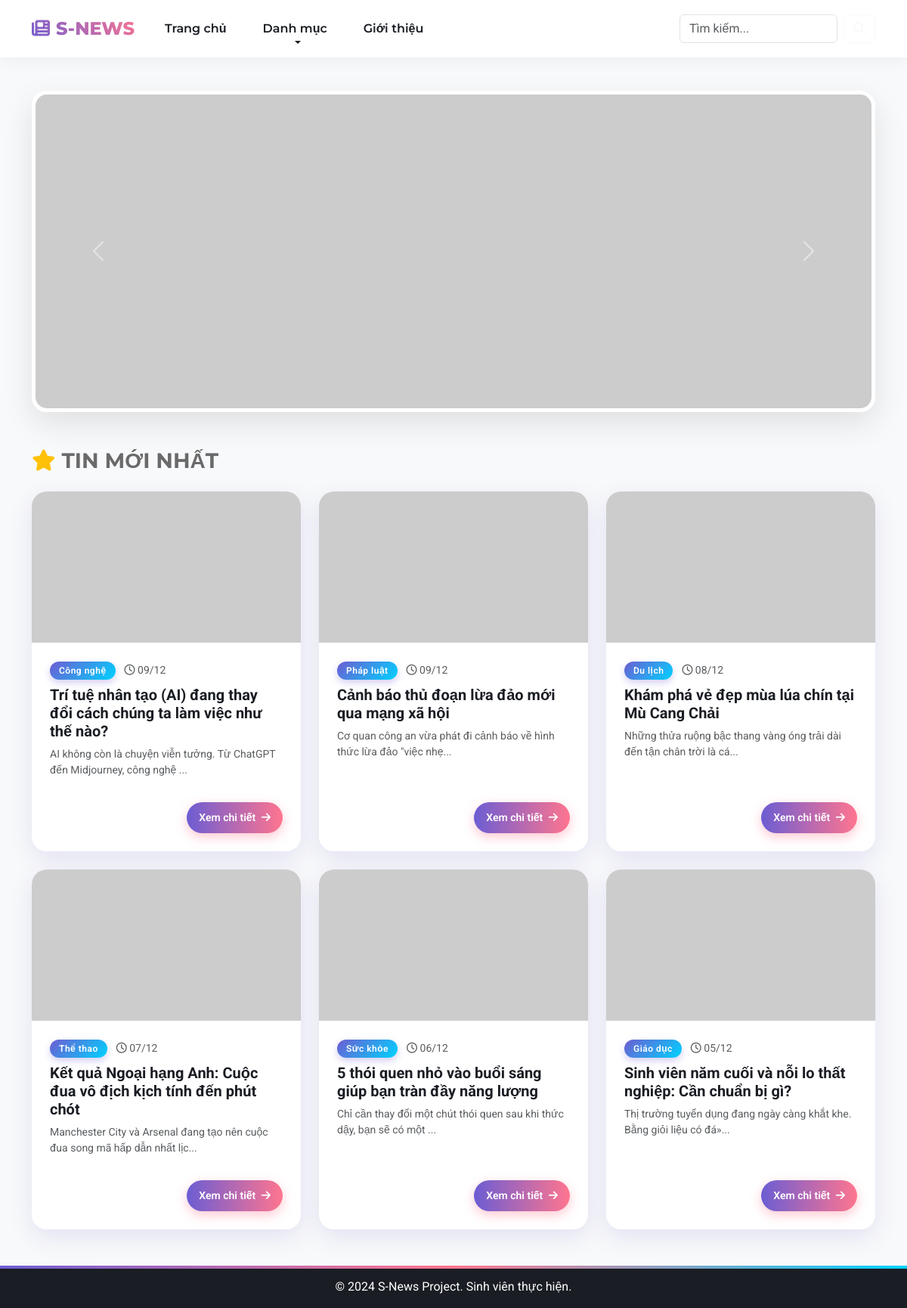
The page / on the database its author committed.
### tables this page shows
CREATE TABLE articles (
    id INT AUTO_INCREMENT PRIMARY KEY,
    title VARCHAR(255) NOT NULL,
    summary TEXT,
    content LONGTEXT,  
    image_url VARCHAR(255),
    category VARCHAR(50) DEFAULT 'Tin tức',
    views INT DEFAULT 0,
    likes INT DEFAULT 0,
    created_at TIMESTAMP DEFAULT CURRENT_TIMESTAMP
);

### classes/Database.php (called while the page is built, shortened)
<?php
class Database {
    private $host = "localhost";
    private $db_name = "s_news_db";
    private $username = "root";
    private $password = "";
    public function getConnection() {
        $this->conn = null;
        try {
            $this->conn = new PDO("mysql:host=" . $this->host . ";dbname=" . $this->db_name, $this->username, $this->password);
            $this->conn->exec("set names utf8mb4");
            $this->conn->setAttribute(PDO::ATTR_ERRMODE, PDO::ERRMODE_EXCEPTION);
        } catch(PDOException $exception) {
            echo "Loi ket noi: " . $exception->getMessage();
        }
        return $this->conn;
    }
}
?>

### classes/Article.php (called while the page is built, shortened)
<?php
require_once 'Database.php';
class Article {
    private $db;
    public function __construct() {
        $this->db = (new Database())->getConnection();
    }
    public function getLatest($limit = 6) {
        $stmt = $this->db->prepare("SELECT * FROM articles ORDER BY created_at DESC LIMIT :limit");
        $stmt->bindValue(':limit', (int)$limit, PDO::PARAM_INT);
        $stmt->execute();
        return $stmt->fetchAll(PDO::FETCH_ASSOC);
    }
}
?>

### index.php (the view, shortened to what this page needs)
<?php
require_once 'classes/BasePage.php';
require_once 'classes/Article.php';
class HomePage extends BasePage {
    protected function renderBody() {
        $articleModel = new Article();
        $latestNews = $articleModel->getLatest(6);
        ?>
        <div class="row mb-5 align-items-center">
            <div class="col-lg-12">
                <div id="newsCarousel" class="carousel slide" data-bs-ride="carousel">
                    <div class="carousel-inner">
                        <div class="carousel-item active">
                            <img src="https://placehold.co/1200x450/C4D9FF/ffffff?text=Chao+Mung+S-NEWS" class="d-block w-100" alt="Slide 1">
                        </div>
                    </div>
                    <button class="carousel-control-prev" type="button" data-bs-target="#newsCarousel" data-bs-slide="prev">
                        <span class="carousel-control-prev-icon"></span>
                    </button>
                    <button class="carousel-control-next" type="button" data-bs-target="#newsCarousel" data-bs-slide="next">
                        <span class="carousel-control-next-icon"></span>
                    </button>
                </div>
            </div>
        </div>
        <div class="d-flex align-items-center mb-4">
            <h3 class="fw-bold m-0" style="color: #6a6a6a;">
                <i class="fa-solid fa-star text-warning me-2"></i>TIN MỚI NHẤT
            </h3>
            <div class="ms-3 flex-grow-1" style="height: 2px; background: linear-gradient(90deg, var(--accent-blue), transparent);"></div>
        </div>
        <div class="row">
        <?php
            if (!empty($latestNews)) {
                foreach ($latestNews as $row) {
                    $link = "pages/detail.php?id=" . $row['id'];
                    $img = $this->getImageUrl($row['image_url']);
                    echo '
                    <div class="col-md-4 mb-4">
                        <div class="card h-100">
                            <div class="overflow-hidden" style="height: 200px;">
                                <a href="'.$link.'">
                                    <img src="'.$img.'" class="card-img-top h-100 w-100" style="object-fit: cover; transition: transform 0.3s;" alt="'.$row['title'].'">
                                </a>
                            </div>
                            <div class="card-body d-flex flex-column">
                                <div class="mb-2">
                                    <span class="badge">'.$row['category'].'</span>
                                    <small class="text-muted ms-2"><i class="fa-regular fa-clock"></i> '.date('d/m', strtotime($row['created_at'])).'</small>
                                </div>
                                <h5 class="card-title">
                                    <a href="'.$link.'" class="text-decoration-none">'.$row['title'].'</a>
                                </h5>
                                <p class="card-text text-muted small flex-grow-1">'.substr($row['summary'], 0, 90).'...</p>
                                <div class="mt-3 text-end">
                                    <a href="'.$link.'" class="btn btn-primary btn-sm rounded-pill px-3">
                                        Xem chi tiết <i class="fa-solid fa-arrow-right ms-1"></i>
                                    </a>
                                </div>
                            </div>
                        </div>
                    </div>';
                }
            } else {
                echo '<div class="col-12 text-center py-5 text-muted">Chưa có bài viết nào trong CSDL.</div>';
            }
        ?>
        </div>
        <?php
    }
}
$page = new HomePage("Trang chủ - SNews", true);
$page->render();
?>

### css/style.css (style rules this page uses)
:root { --color-primary: #6C5DD3; --color-secondary: #FF758F; --color-accent: #00D2FF; --bg-body: #F5F7FA; --text-dark: #1A1D23; --text-gray: #64748B; --card-shadow: 0 10px 30px rgba(108, 93, 211, 0.15); --hover-shadow: 0 20px 40px rgba(108, 93, 211, 0.25); }
body { background-color: var(--bg-body); font-family: 'Roboto', sans-serif; color: var(--text-dark); overflow-x: hidden; }
.card { border: none !important; border-radius: 20px !important; background: #fff; overflow: hidden; box-shadow: var(--card-shadow); transition: all 0.4s cubic-bezier(0.175, 0.885, 0.32, 1.275); animation: fadeInUp 0.8s both; }
.col-md-4:nth-child(1) .card { animation-delay: 0.1s; }
.col-md-4:nth-child(2) .card { animation-delay: 0.3s; }
.col-md-4:nth-child(3) .card { animation-delay: 0.5s; }
.col-md-4:nth-child(4) .card { animation-delay: 0.7s; }
.col-md-4:nth-child(5) .card { animation-delay: 0.9s; }
.col-md-4:nth-child(6) .card { animation-delay: 1.1s; }
.card-img-top { height: 220px; object-fit: cover; transition: transform 0.6s ease; }
.card-body { padding: 1.5rem; position: relative; background: #fff; z-index: 1; }
.card-title a { color: var(--text-dark); font-weight: 700; text-decoration: none; background-image: linear-gradient(to right, var(--color-primary) 0%, var(--color-secondary) 100%); background-size: 0% 2px; background-repeat: no-repeat; background-position: left bottom; transition: background-size 0.3s; }
.badge { background: linear-gradient(135deg, var(--color-primary), var(--color-accent)) !important; border-radius: 30px; padding: 6px 12px; font-weight: 600; letter-spacing: 0.5px; box-shadow: 0 4px 10px rgba(108, 93, 211, 0.3); }
.btn-primary, .btn-outline-primary { background: linear-gradient(90deg, var(--color-primary), var(--color-secondary), var(--color-primary)); background-size: 200% auto; border: none; color: #fff; font-weight: 600; border-radius: 50px; padding: 10px 25px; box-shadow: 0 5px 15px rgba(255, 117, 143, 0.4); transition: 0.5s; animation: gradientFlow 3s infinite linear; }
#newsCarousel { border-radius: 20px; box-shadow: 0 15px 40px rgba(0,0,0,0.1); overflow: hidden; margin-top: 20px; border: 5px solid #fff; animation: fadeInUp 1s ease-out; }
h1, h2, h3 { font-family: 'Montserrat', sans-serif; font-weight: 800; color: var(--text-dark); }

### rows shown on the page
articles: category "Công nghệ", created_at "09/12", title "Trí tuệ nhân tạo (AI) đang thay đổi cách chúng ta làm việc như thế nào?", summary "AI không còn là chuyện viễn tưởng. Từ ChatGPT đến Midjourney, công nghệ"
articles: category "Pháp luật", created_at "09/12", title "Cảnh báo thủ đoạn lừa đảo mới qua mạng xã hội", summary "Cơ quan công an vừa phát đi cảnh báo về hình thức lừa đảo \"việc nhẹ"
articles: category "Du lịch", created_at "08/12", title "Khám phá vẻ đẹp mùa lúa chín tại Mù Cang Chải", summary "Những thửa ruộng bậc thang vàng óng trải dài đến tận chân trời là cá"
articles: category "Thể thao", created_at "07/12", title "Kết quả Ngoại hạng Anh: Cuộc đua vô địch kịch tính đến phút chót", summary "Manchester City và Arsenal đang tạo nên cuộc đua song mã hấp dẫn nhất lịc"
articles: category "Sức khỏe", created_at "06/12", title "5 thói quen nhỏ vào buổi sáng giúp bạn tràn đầy năng lượng", summary "Chỉ cần thay đổi một chút thói quen sau khi thức dậy, bạn sẽ có một"
articles: category "Giáo dục", created_at "05/12", title "Sinh viên năm cuối và nỗi lo thất nghiệp: Cần chuẩn bị gì?", summary "Thị trường tuyển dụng đang ngày càng khắt khe. Bằng giỏi liệu có đá»"
